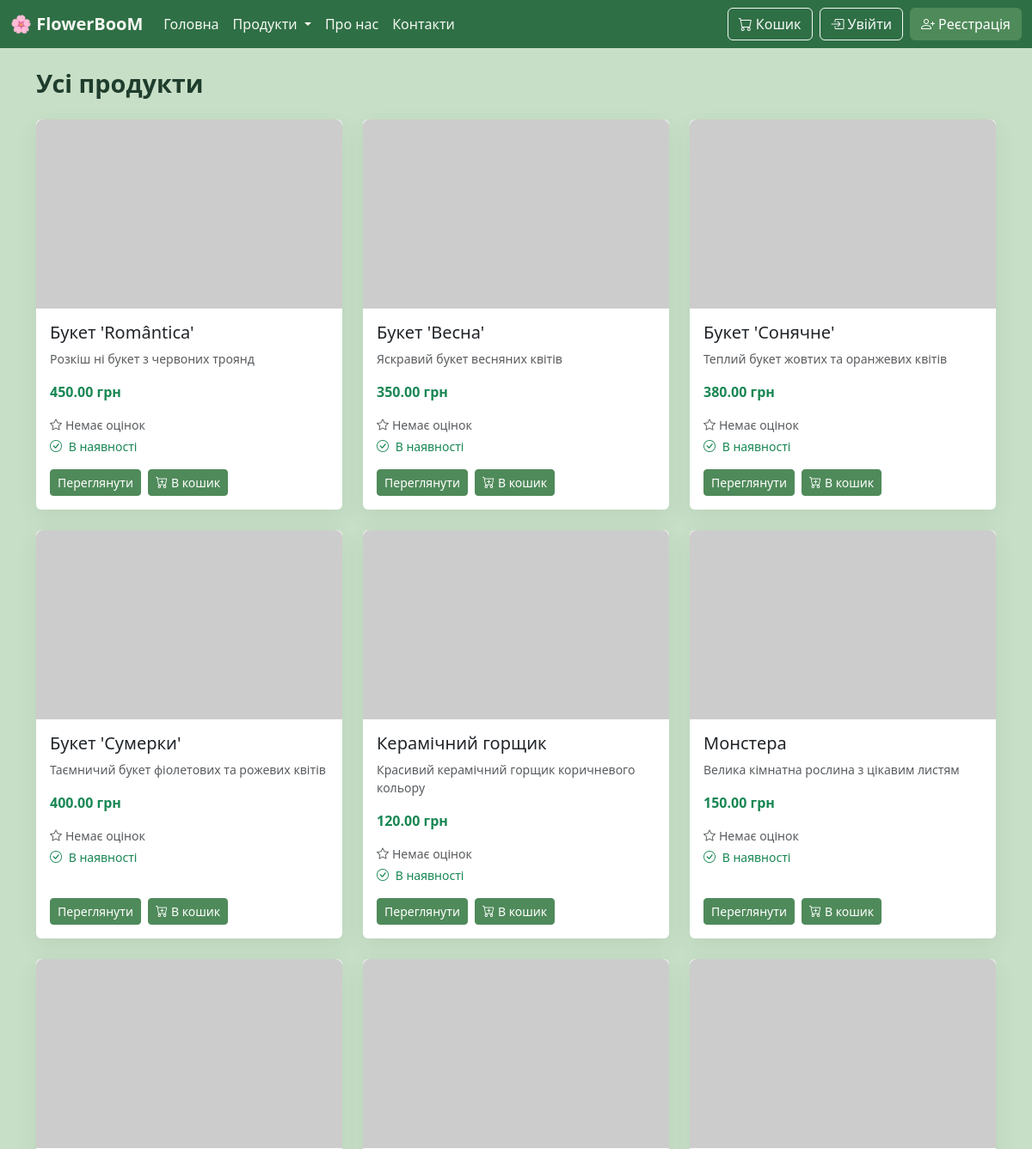
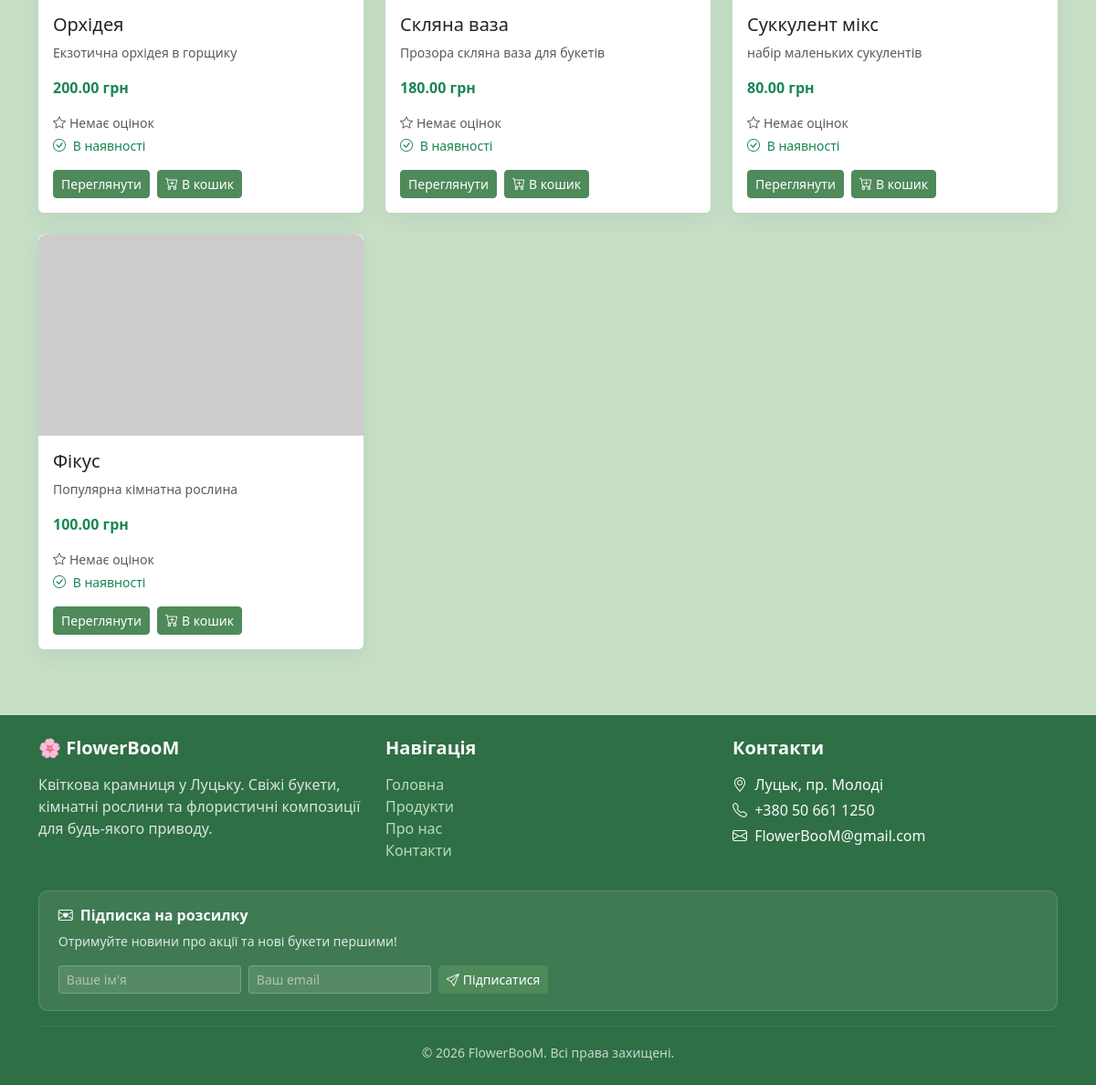
Screenshot of /products/ with the database file from the repository (2 pictures, top to bottom).
### shop/models.py (models this page shows, shortened)
class Product(models.Model):
    id = models.AutoField(primary_key=True, verbose_name="ID")
    name = models.CharField(max_length=255, verbose_name="Назва")
    description = models.TextField(blank=True, null=True, verbose_name="Опис")
    price = models.DecimalField(max_digits=10, decimal_places=2, verbose_name="Ціна")
    category = models.ForeignKey(
        Category, on_delete=models.CASCADE,
        related_name='products', verbose_name="Категорія"
    )
    photo = models.ImageField(upload_to='products/', blank=True, null=True, verbose_name="Фото")
    in_stock = models.BooleanField(default=True, verbose_name="В наявності")
    rating = models.DecimalField(max_digits=3, decimal_places=1, default=0, verbose_name="Рейтинг")
    rating_count = models.PositiveIntegerField(default=0, verbose_name="Кількість оцінок")
    created_at = models.DateTimeField(auto_now_add=True, verbose_name="Дата створення")
    updated_at = models.DateTimeField(auto_now=True, verbose_name="Дата оновлення")
    class Meta:
        verbose_name = "Продукт"
        verbose_name_plural = "Продукти"
        ordering = ['name']

### shop/views.py (the view)
# urls.py: path('products/', views.products, name='products'),
def products(request):
    category_id = request.GET.get('category')
    qs = Product.objects.order_by('-in_stock', 'name')
    if category_id and category_id.isdigit():
        qs = qs.filter(category_id=category_id)
    context = {
        'title': 'Наші продукти',
        'products': qs,
        'categories': Category.objects.all(),
        'selected_category': Category.objects.filter(id=category_id).first()
            if category_id and category_id.isdigit() else None,
        'cart_count': _cart_count(request),
    }
    return render(request, 'shop/products.html', context)

### shop/views.py (called while the page is built)
def _get_cart(request):
    return request.session.get('cart', {})

def _cart_count(request):
    return sum(_get_cart(request).values())

### shop/templates/shop/products.html (shortened to what this page needs)
{% extends "shop/base.html" %}
{% block content %}
<h1 class="products-header">
    {% if selected_category %}{{ selected_category.name }}{% else %}Усі продукти{% endif %}
</h1>
<div class="row">
    {% for product in products %}
    <div class="col-md-4 mb-4">
        <div class="card h-100 {% if not product.in_stock %}out-of-stock{% endif %}">
            {% if product.photo %}
                <img src="{{ product.photo.url }}" class="card-img-top product-card-img" alt="{{ product.name }}">
            {% else %}
                <img src="https://via.placeholder.com/300x200?text=FlowerBooM" class="card-img-top product-card-img" alt="No Image">
            {% endif %}
            <div class="card-body d-flex flex-column">
                <h5 class="card-title">{{ product.name }}</h5>
                <p class="card-text text-muted small">{{ product.description|truncatechars:100 }}</p>
                <p class="card-text fw-bold text-success">{{ product.price }} грн</p>
                <p class="card-text small mb-1">
                    {% if product.rating_count > 0 %}
                        {% for i in "12345" %}
                            <i class="bi bi-star{% if forloop.counter <= product.rating %}-fill text-warning{% else %} text-secondary{% endif %}"></i>
                        {% endfor %}
                        <span class="ms-1 text-muted">{{ product.rating }} ({{ product.rating_count }})</span>
                    {% else %}
                        <span class="text-muted"><i class="bi bi-star me-1"></i>Немає оцінок</span>
                    {% endif %}
                </p>
                <p class="card-text small {% if product.in_stock %}text-success{% else %}text-secondary{% endif %}">
                    <i class="bi bi-{% if product.in_stock %}check-circle{% else %}x-circle{% endif %} me-1"></i>
                    {% if product.in_stock %}В наявності{% else %}Немає в наявності{% endif %}
                </p>
                <div class="mt-auto d-flex gap-2 flex-wrap">
                    <a href="{% url 'product_detail' product.id %}" class="btn btn-primary btn-sm">Переглянути</a>
                    {% if product.in_stock %}
                        <form action="{% url 'add_to_cart' product.id %}" method="POST">
                            <button type="submit" class="btn btn-success btn-sm">
                                <i class="bi bi-cart-plus me-1"></i>В кошик
                            </button>
                        </form>
                    {% endif %}
                </div>
            </div>
        </div>
    </div>
    {% empty %}
    <div class="col-12 empty-category">
        <p>Немає продуктів у цій категорії.</p>
    </div>
    {% endfor %}
</div>
{% endblock %}

### shop/static/shop/css/styles.css (style rules this page uses)
body { background-color: #c8dfc7; color: #1f3d2d; min-height: 100vh; display: flex; flex-direction: column; margin: 0; }
.card { border: none; background-color: #ffffff; box-shadow: 0 8px 24px rgba(31, 61, 45, 0.08); transition: transform 0.2s, box-shadow 0.2s; }
.btn-success, .btn-primary { background-color: #4f8a5a !important; border-color: #4f8a5a !important; }
.product-card-img { height: 220px; object-fit: cover; border-radius: 0.5rem 0.5rem 0 0; }
.products-header { font-size: 1.8rem; font-weight: 700; color: #1f3d2d; margin-bottom: 1.5rem; }

### rows the page displays
Product: name "Букет 'Romântica'", description "Розкіш ні букет з червоних троянд", price "450.00", rating_count 0 (drawn), in_stock True (drawn)
Product: name "Букет 'Весна'", description "Яскравий букет весняних квітів", price "350.00", rating_count 0 (drawn), in_stock True (drawn)
Product: name "Букет 'Сонячне'", description "Теплий букет жовтих та оранжевих квітів", price "380.00", rating_count 0 (drawn), in_stock True (drawn)
Product: name "Букет 'Сумерки'", description "Таємничий букет фіолетових та рожевих квітів", price "400.00", rating_count 0 (drawn), in_stock True (drawn)
Product: name "Керамічний горщик", description "Красивий керамічний горщик коричневого кольору", price "120.00", rating_count 0 (drawn), in_stock True (drawn)
Product: name "Монстера", description "Велика кімнатна рослина з цікавим листям", price "150.00", rating_count 0 (drawn), in_stock True (drawn)
Product: name "Орхідея", description "Екзотична орхідея в горщику", price "200.00", rating_count 0 (drawn), in_stock True (drawn)
Product: name "Скляна ваза", description "Прозора скляна ваза для букетів", price "180.00", rating_count 0 (drawn), in_stock True (drawn)
Product: name "Суккулент мікс", description "набір маленьких сукулентів", price "80.00", rating_count 0 (drawn), in_stock True (drawn)
Product: name "Фікус", description "Популярна кімнатна рослина", price "100.00", rating_count 0 (drawn), in_stock True (drawn)
